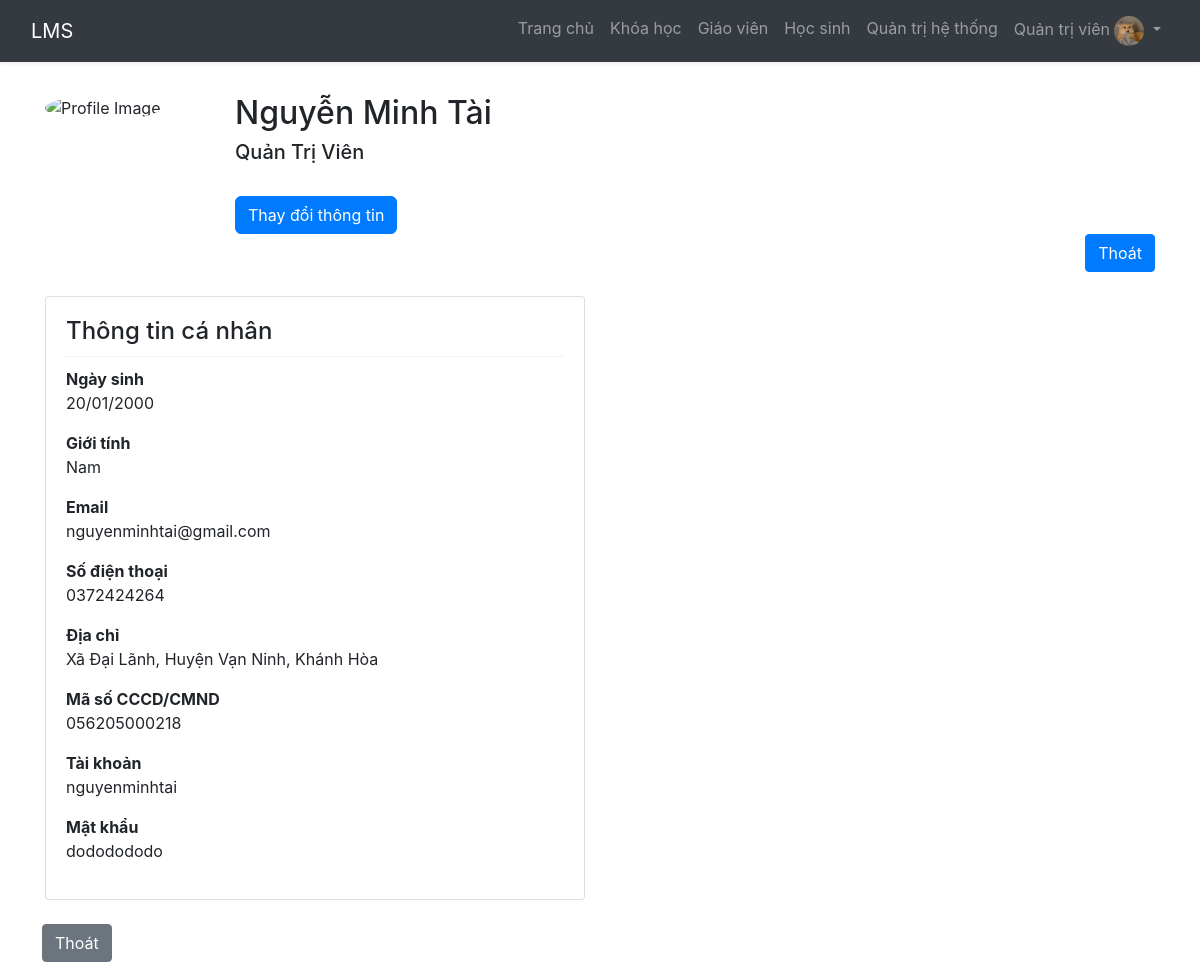
The page /admin/account_view.php?user_id=70&role_id=3&role_name=admin (signed in) on the database its author committed.
### tables this page shows
CREATE TABLE user_role
(
    user_id BIGINT NOT NULL,
    role_id INT  NOT NULL,
    PRIMARY KEY (user_id, role_id)
);

CREATE TABLE user
(
    user_id BIGINT PRIMARY KEY NOT NULL AUTO_INCREMENT,
    full_name VARCHAR(50) NOT NULL,
    date_of_birth DATE NOT NULL ,
    gender CHAR(1) NOT NULL,
    address VARCHAR(255) NOT NULL,
    phone VARCHAR(15) NOT NULL,
    email VARCHAR(255) NOT NULL,
    citizen_id VARCHAR(15) NOT NULL,
    image VARCHAR(255) NULL
);

CREATE TABLE user_account
(
    account_id BIGINT PRIMARY KEY NOT NULL AUTO_INCREMENT,
    username VARCHAR(255) NOT NULL,
    password VARCHAR(255) NOT NULL,
    user_id BIGINT NOT NULL
);

### admin/account_view.php (the view, shortened to what this page needs)
<?php
include("layout.php");
include_once("../config/connect.php");
$role_id = $_GET['role_id']; $role_name = $_GET['role_name'];
if($role_id == 1){
    $role_fullName = "Học Sinh";
}else if($role_id == 2){
    $role_fullName = "Giáo Viên";
}else if($role_id == 3){
    $role_fullName = "Quản Trị Viên";
}
if (isset($_GET['user_id']))
{
    $user_id = $_GET['user_id'];
    $sql = "SELECT * FROM user us
    INNER JOIN user_role ur ON us.user_id = ur.user_id
    INNER JOIN user_account ua ON ua.user_id = us.user_id
    INNER JOIN role r ON r.role_id = ur.role_id
    WHERE us.user_id=$user_id";
    $result = mysqli_query($dbconnect, $sql);
}
else
{
    $username_now = "User not logged in";
}
?>
<!DOCTYPE html>
<html lang="en">
<head>
    <link rel="stylesheet" href="https://stackpath.bootstrapcdn.com/bootstrap/4.5.2/css/bootstrap.min.css">
</head>
<body>
    <?php
        mysqli_data_seek($result, 0);
        $row = mysqli_fetch_assoc($result)
    ?>
    <header class="container mt-4">
        <div class="row">
            <div class="col-md-2">
                <img src="../assets/images/<?php echo $row['image'];?>" alt="Profile Image" class="profile-image">
            </div>
            <div class="col-md-10">
                <h2><?php echo $row['full_name'];?></h2>
                <h5><?php echo $role_fullName?></h5> <br>
                <a class="btn btn-primary rounded-end rounded-start" type="button" href="account_edit.php?user_id=<?php echo $row['user_id']; ?>&role_id=<?php echo $row['role_id'];?>&role_name=<?php echo $row['role_name'];?>">Thay đổi thông tin</a>
                <div class="d-flex justify-content-end">
                    <a class="btn btn-primary" href="<?php echo $role_name;?>.php">Thoát</a>
                </div>
            </div>
        </div>
    </header>
    <div class="container mt-4">
        <div class="row">
            <div class="col-md-6">
                <div class="card">
                    <div class="card-body">
                        <h4>Thông tin cá nhân</h4>
                        <hr class="info-divider">
                        <p>
                            <b>Ngày sinh</b>
                            <br> <?php echo date('d/m/Y', strtotime($row['date_of_birth'])); ?>
                        </p>
                        <p>
                            <b>Giới tính</b>
                            <br> <?php echo ($row['gender'] == "M" ? "Nam":"Nữ");?>
                        </p>
                        <p>
                            <b>Email</b>
                            <br> <?php echo $row['email'];?>
                        </p>
                        <p>
                            <b>Số điện thoại</b>
                            <br> <?php echo $row['phone'];?>
                        </p>
                        <p>
                            <b>Địa chỉ</b>
                            <br> <?php echo $row['address'];?>
                        </p>
                        <p>
                            <b>Mã số CCCD/CMND</b>
                            <br> <?php echo $row['citizen_id'];?>
                        </p>
                        <p>
                            <b>Tài khoản</b>
                            <br> <?php echo $row['username'];?>
                        </p>
                        <p>
                            <b>Mật khẩu</b>
                            <br> <?php echo $row['password'];?>
                        </p>
                    </div>
                </div>
            </div>
            <div class="mb-3">
                <br>
                <a type="button" class="btn btn-secondary" href="<?php echo $role_name;?>.php">Thoát</a>
            </div>
        </div>
    </div>
</body>
</html>

### admin/layout.php (shortened to what this page needs)
<?php
include_once('../config/connect.php');
if (isset($_SESSION['full_name'])) {
    $sql_user = "SELECT * FROM user us
    INNER JOIN user_role ur ON us.user_id = ur.user_id WHERE us.full_name = ?";
    $stmt_user = mysqli_prepare($dbconnect, $sql_user);
    mysqli_stmt_bind_param($stmt_user, "s", $_SESSION['full_name']);
    mysqli_stmt_execute($stmt_user);
    $result_user = mysqli_stmt_get_result($stmt_user);
    $row_la = mysqli_fetch_array($result_user);
    if ($row_la['role_id'] == 3) {
        $username_now = $_SESSION['full_name'];
    } else {
        $username_now = "Quản trị viên";
    }
} else {
    $username_now = "User not logged in";
}
?>
<!DOCTYPE html>
<html lang="en">
<head>
    <link rel="stylesheet" href="https://cdn.jsdelivr.net/npm/bootstrap@5.3.0/dist/css/bootstrap.min.css">
</head>
<body class="with-navbar">
    <nav class="navbar navbar-expand-lg navbar-dark bg-dark fixed-top shadow-sm">
        <div class="container-fluid">
            <a class="navbar-brand" href="#">LMS</a>
            <div class="collapse navbar-collapse" id="navbarNav">
                <ul class="navbar-nav ms-auto">
                    <li class="nav-item">
                        <a class="nav-link" href="index.php">Trang chủ</a>
                    </li>
                    <li class="nav-item">
                        <a class="nav-link" href="courses.php">Khóa học</a>
                    </li>
                    <li class="nav-item">
                        <a class="nav-link" href="teacher.php">Giáo viên</a>
                    </li>
                    <li class="nav-item">
                        <a class="nav-link" href="student.php">Học sinh</a>
                    </li>
                    <li class="nav-item">
                        <a class="nav-link" href="admin.php">Quản trị hệ thống</a>
                    </li>
                    <li class="nav-item dropdown">
                        <?php if (isset($username_now)) : ?>
                            <a class="nav-link dropdown-toggle" href="#" id="navbarDropdown" role="button" data-bs-toggle="dropdown" aria-haspopup="true" aria-expanded="false">
                                <span>
                                    <?php echo $username_now; ?>
                                </span>
                                <img src="../assets/images/course1.jpg" alt="Avatar" class="rounded-circle" width="30" height="30">
                            </a>
                        <?php endif; ?>
                    </li>
                </ul>
            </div>
        </div>
    </nav>
</body>
</html>

### admin/layout.php (style rules this page uses)
body { padding-top: 70px; }

### admin/account_view.php (style rules this page uses)
.profile-image { border-radius: 50%; width: 150px; height: 150px; }
.info-divider { border: 0; height: 1px; background-color: #ccc; margin: 10px 0; }

### rows shown on the page
user_role: role "Quản trị viên"
user: full_name "Nguyễn Minh Tài", date_of_birth "20/01/2000", email "nguyenminhtai@gmail.com", phone "0372424264", address "Xã Đại Lãnh, Huyện Vạn Ninh, Khánh Hòa", citizen "056205000218", user_account.username "nguyenminhtai", user_account.password "dododododo"

### other values the page prints
$role_fullName "Quản Trị Viên"
